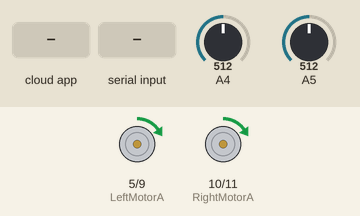
Simulated run of this sketch. Board: Arduino Uno, built with avr-gcc and run on an emulated ATmega328P. Parts: motor-driver pin pairs drawn as motors (green arrow = first pin HIGH = forward, orange = second pin HIGH = backward, longer = more drive). The inputs (shaded band) are chosen by the test bench; at power-on: A4 = 512, A5 = 512. The ROS host is connected and sends only what is stated.

Above: at 1.2 s.
1.3 s: the phone or cloud app sets linear.x to -100
At 1.89 s:
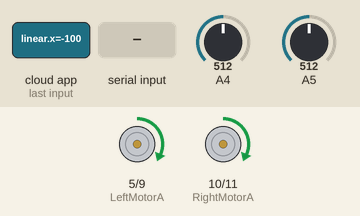
4.3 s: the phone or cloud app sets angular.z to -100
7.3 s: "f" received over the second serial link
At 9.0 s:
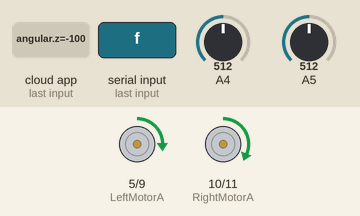
10.3 s: the phone or cloud app sets linear.x to 0
At 12.88 s:
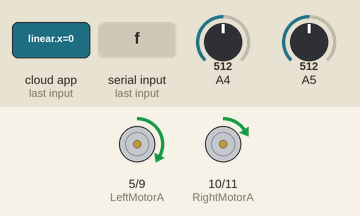
13.3 s: "b" received over the second serial link
At 15.88 s:
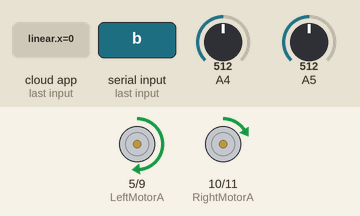
16.3 s: the phone or cloud app sets linear.x to 100
Timing chart, 0 to 19.3 s (numbered marks = the images above; inputs shaded):
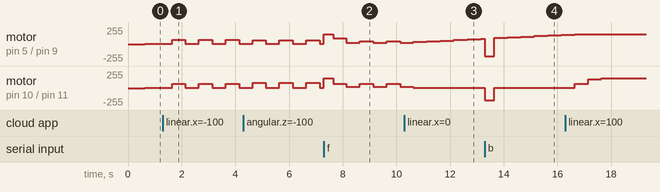

The sketch:

odom_publish_subscribe.ino
```cpp
#if (ARDUINO >= 100)
 #include <Arduino.h>
#else
 #include <WProgram.h>
#endif
#include <ros.h>
#include <geometry_msgs/Vector3Stamped.h>
#include <geometry_msgs/Twist.h>
#include <ros/time.h>

#include "robot_specs.h"

#include <SoftwareSerial.h>

SoftwareSerial bt(2,3);

#define LeftMotorA  5
#define LeftMotorB  9
#define RightMotorA  10
#define RightMotorB  11

#define LOOPTIME        100   // PID loop time(ms)
#define SMOOTH      10

#define sign(x) (x > 0) - (x < 0)

#define FORWARD 1
#define BACKWARD 2
#define STOP 0

unsigned long lastMilli = 0;       // loop timing
unsigned long lastMilliPub = 0;

long rpm_req1 = 0;
long rpm_req2 = 0;

long long rpm_act1 = 0;
long long rpm_act2 = 0;

long long t1_l=0;


double rpm_req1_smoothed = 0;
double rpm_req2_smoothed = 0;

int directionLeft = FORWARD;
int directionRight = FORWARD;


 int PWM_val1 = 0;
 int PWM_val2 = 0;

volatile long count1 = 0;          // rev counter
volatile long count2 = 0;

long countAnt1 = 0;
long countAnt2 = 0;

float Kp =   0.5;
float Kd =   0;
float Ki =   0;


int flagL=0 , flagR=0 , fl , fr;


ros::NodeHandle nh;

void handle_cmd( const geometry_msgs::Twist& cmd_msg)
{
  double x = cmd_msg.linear.x;
  double z = cmd_msg.angular.z;
  if (z == 0)
  {     // go straight
    // convert m/s to rpm
    rpm_req1 = x*60/(pi*wheel_diameter);
    rpm_req2 = rpm_req1;
  }
  else if (x == 0)
  {
    // convert rad/s to rpm
    rpm_req2 = z*track_width*60/(wheel_diameter*pi*2);
    rpm_req1 = -rpm_req2;
  }
  else
  {
    rpm_req1 = x*60/(pi*wheel_diameter)-z*track_width*60/(wheel_diameter*pi*2);
    rpm_req2 = x*60/(pi*wheel_diameter)+z*track_width*60/(wheel_diameter*pi*2);
  }
}


ros::Subscriber<geometry_msgs::Twist> sub("cmd_vel", handle_cmd);

geometry_msgs::Vector3Stamped rpm_msg;
ros::Publisher rpm_pub("rpm", &rpm_msg);

ros::Time current_time;
ros::Time last_time;


char c;

void setup()
{
     bt.begin(9600);

     count1 = 0;
     count2 = 0;

     countAnt1 = 0;
     countAnt2 = 0;

     rpm_req1 = 0;
     rpm_req2 = 0;

     rpm_act1 = 0;
     rpm_act2 = 0;

     PWM_val1 = 0;
     PWM_val2 = 0;


     nh.initNode();
    nh.getHardware()->setBaud(57600);
    nh.subscribe(sub);
     nh.advertise(rpm_pub);


     pinMode(A5,INPUT);
     pinMode(A4,INPUT);


    pinMode(LeftMotorA , OUTPUT);
    pinMode(LeftMotorB , OUTPUT);

    pinMode(RightMotorA , OUTPUT);
    pinMode(RightMotorB , OUTPUT);

    digitalWrite(LeftMotorA , LOW);
    digitalWrite(LeftMotorB , LOW);
    digitalWrite(RightMotorA , LOW);
    digitalWrite(RightMotorB , LOW);


}

void loop()
{

    if(bt.available())
    {
       c = bt.read();

       switch(c)
    {


      case 'f' :
                PWM_val1 = 150;
                PWM_val2 = 150;
               motorRun(1,FORWARD,PWM_val1);
               motorRun(2,FORWARD,PWM_val2);
               break;

      case 'b' : motorRun(1,BACKWARD,180);
               motorRun(2,BACKWARD,180);
               break;

      case 'l' : motorRun(1,STOP,0);
               motorRun(2,FORWARD,180);
               break;

      case 'r' : motorRun(1,FORWARD,180);
               motorRun(2,STOP,0);
               break;

       case 's' :
                PWM_val1 = 0;
                PWM_val2 = 0;
               motorRun(1,STOP,0);
               motorRun(2,STOP,0);
               break;


      default : PWM_val1 = 0;
                PWM_val2 = 0;

               break;
    }

    }


   fl = analogRead(A5);
  if((fl>400) && flagL==0)
    {
      //bt.print("L");
      flagL=1;
      encoderLeft();
    }

    else if(fl<100)
    flagL=0;

     fr=analogRead(A4);
    if((fr>400) && flagR==0)
    {
      //bt.print("R");
      flagR=1;
      encoderRight();
    }
    else if(fr<100)
    flagR=0;


   unsigned long time = millis();
  if(time-lastMilli>= 500)
  {      // enter tmed loop
    getMotorData(time-lastMilli);


     bt.print("RPM of Left motor :");
      bt.print(long(rpm_act1));
      bt.print("\tRPM of Right motor :");
      bt.println(long(rpm_act2));


      bt.print("rpm_req1: ");
   bt.print(rpm_req1);
   bt.print("\trpm_req2: ");
   bt.println(rpm_req2);

   PWM_val1 = abs(updatePid(1, PWM_val1, rpm_req1, rpm_act1));
   PWM_val2 = abs(updatePid(2, PWM_val2, rpm_req2, rpm_act2));


 //PWM_val1 = 150.0*rpm_req1/MAX_RPM;
 //PWM_val2 = 150.0*rpm_req2/MAX_RPM;


   bt.print("PWM1 : ");
   bt.print(PWM_val1);
   bt.print("\tPWM2 : ");
   bt.println(PWM_val2);
   bt.println();


   // if(PWM_val1 > 0) directionLeft = FORWARD;
    //else if(PWM_val1 < 0) directionLeft = BACKWARD;
    //if (rpm_req1 == 0) directionLeft = STOP;
    //if(PWM_val2 > 0) directionRight = FORWARD;
    //else if(PWM_val2 < 0) directionRight = BACKWARD;
    //if (rpm_req2 == 0) directionRight = STOP;


    directionLeft = FORWARD;
    directionRight = FORWARD;
    motorRun(1,directionLeft,PWM_val1);
    motorRun(2,directionRight,PWM_val2);


    publishRPM(time-lastMilli);

    lastMilli = time;
  }


    nh.spinOnce();
}


void getMotorData(unsigned long time)
{
  unsigned long dt = time*8;
  long long  dcount1 = count1-countAnt1;
  long long  dcount2 = count2-countAnt2;
  rpm_act1 = (dcount1*60000)/dt;
  rpm_act2 = (dcount2*60000)/dt;

  countAnt1 = count1;
  countAnt2 = count2;
}


int updatePid(int id, int command, double targetValue, double currentValue) {
  double pidTerm = 0;                            // PID correction
  double error = 0;
  double new_pwm = 0;
  double new_cmd = 0;
  static double last_error1 = 0;
  static double last_error2 = 0;
  static double int_error1 = 0;
  static double int_error2 = 0;

  error = targetValue-currentValue;
  if (id == 1) {
    int_error1 += error;
    pidTerm = Kp*error + Kd*(error-last_error1) + Ki*int_error1;
    last_error1 = error;
  }
  else {
    int_error2 += error;
    pidTerm = Kp*error + Kd*(error-last_error2) + Ki*int_error2;
    last_error2 = error;
  }
  new_pwm = constrain(abs(command)*MAX_RPM/150.0 + pidTerm, -MAX_RPM, MAX_RPM);

   bt.print("new_pwm: ");
   bt.println(new_pwm);


  new_cmd = 150.0*new_pwm/MAX_RPM;
  return int(new_cmd);
}


void motorRun(int Id , int Direction , int Speed)
{
  switch(Id)
  {
    // left motor
    case 1 : if(Direction == FORWARD)
               {
               analogWrite(LeftMotorA , Speed);
               analogWrite(LeftMotorB , 0);
               break;
               }

              else if(Direction == BACKWARD)
               {
               analogWrite(LeftMotorA , 0);
               analogWrite(LeftMotorB , Speed);
               break;
               }

               else if(Direction == STOP)
               {
               digitalWrite(LeftMotorA , HIGH);
               digitalWrite(LeftMotorB , HIGH);
               break;
               }


                // Right motor
    case 2 : if(Direction == FORWARD)
               {
               analogWrite(RightMotorA , Speed);
               analogWrite(RightMotorB , 0);
               break;
               }

              else if(Direction == BACKWARD)
                {
               analogWrite(RightMotorA , 0);
               analogWrite(RightMotorB , Speed);
               break;
               }

               else if(Direction == STOP)
                {
               digitalWrite(RightMotorA , HIGH);
               digitalWrite(RightMotorB , HIGH);
               break;
               }

     default : break;
  }
}


void publishRPM(unsigned long time) {
  rpm_msg.header.stamp = nh.now();
  rpm_msg.vector.x = rpm_act1;
  rpm_msg.vector.y = rpm_act2;
  rpm_msg.vector.z = double(time)/1000;
  rpm_pub.publish(&rpm_msg);
  nh.spinOnce();
}


void encoderLeft()
{
count1++;
}


void encoderRight()
{
 count2++;
}
```

robot_specs.h
```cpp
#ifndef ROBOT_SPECS_H
#define ROBOT_SPECS_H

#define encoder_pulse   2
#define gear_ratio      8
#define wheel_diameter  0.108   //m
#define wheel_width     0.027   //m
#define track_width     0.276   //m
#define MAX_RPM         180
#define pi              3.1415926
#define two_pi          6.2831853
#endif
```

Measured:
- after the input at 1.3 s, motor on pin 5 (LeftMotorA) / pin 9 (LeftMotorB), motor on pin 10 (RightMotorA) / pin 11 (RightMotorB): alternates forward 67/255 for 0.50 s and forward 6/255 for 0.50 s, starting after 0.34 s
